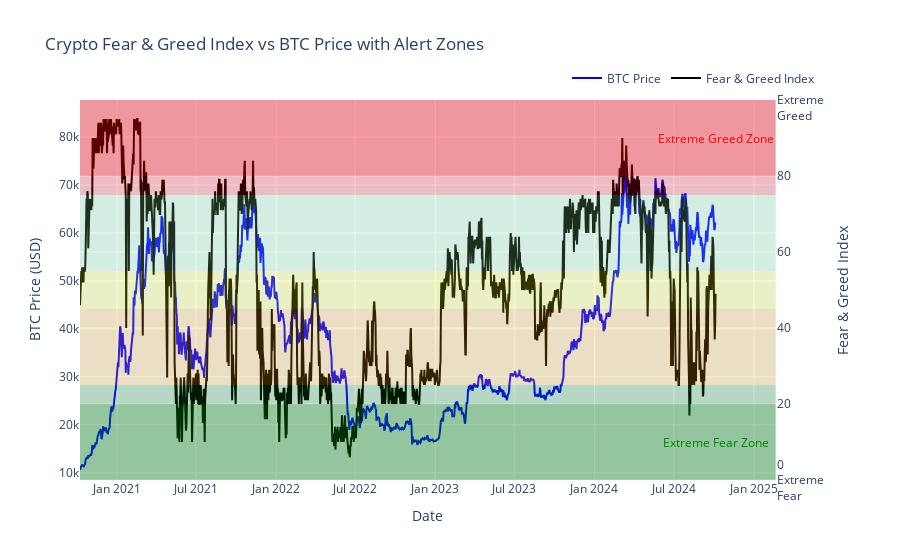

Notebook cell for this chart:
### Code cell
def plot_data_with_fear_greed_alerts(merged_df, symbol):
    # Sort the dataframe by date
    merged_df = merged_df.sort_values('date')

    # Create figure with secondary y-axis
    fig = make_subplots(specs=[[{"secondary_y": True}]])

    # Add cryptocurrency price trace
    fig.add_trace(
        go.Scatter(x=merged_df['date'], y=merged_df['daily_avg_price'], name=f"{symbol} Price", line=dict(color='blue')),
        secondary_y=False,
    )

    # Add Fear & Greed Index trace
    fig.add_trace(
        go.Scatter(x=merged_df['date'], y=merged_df['value'], name="Fear & Greed Index", line=dict(color='black', width=2)),
        secondary_y=True,
    )

    # Add colored background for different index ranges
    fig.add_hrect(y0=0, y1=25, line_width=0, fillcolor="green", opacity=0.2, secondary_y=True)
    fig.add_hrect(y0=25, y1=45, line_width=0, fillcolor="orange", opacity=0.2, secondary_y=True)
    fig.add_hrect(y0=45, y1=55, line_width=0, fillcolor="yellow", opacity=0.2, secondary_y=True)
    fig.add_hrect(y0=55, y1=75, line_width=0, fillcolor="lightgreen", opacity=0.2, secondary_y=True)
    fig.add_hrect(y0=75, y1=100, line_width=0, fillcolor="red", opacity=0.2, secondary_y=True)

    # Add alert zones
    fig.add_hrect(y0=0, y1=20, line_width=0, fillcolor="green", opacity=0.2, secondary_y=True)
    fig.add_hrect(y0=80, y1=100, line_width=0, fillcolor="red", opacity=0.2, secondary_y=True)

    # Add annotations for alert zones
    fig.add_annotation(x=merged_df['date'].iloc[-1], y=10, text="Extreme Fear Zone", showarrow=False, font=dict(color="green"), yref="y2")
    fig.add_annotation(x=merged_df['date'].iloc[-1], y=90, text="Extreme Greed Zone", showarrow=False, font=dict(color="red"), yref="y2")

    # Update layout
    fig.update_layout(
        title_text=f"Crypto Fear & Greed Index vs {symbol} Price with Alert Zones",
        xaxis_title="Date",
        yaxis_title=f"{symbol} Price (USD)",
        yaxis2_title="Fear & Greed Index",
        legend=dict(orientation="h", yanchor="bottom", y=1.02, xanchor="right", x=1),
        hovermode="x unified"
    )

    # Update y-axes ranges
    fig.update_yaxes(range=[merged_df['daily_avg_price'].min() * 0.8, merged_df['daily_avg_price'].max() * 1.2], secondary_y=False)
    fig.update_yaxes(range=[0, 100], tickvals=[0, 20, 40, 60, 80, 100],
                     ticktext=['0<br>Extreme<br>Fear', '20', '40', '60', '80', '100<br>Extreme<br>Greed'],
                     secondary_y=True)

    return fig

### Figure 1 — Plotly figure (JSON) as saved in the notebook; plotly's stock layout.template omitted (floating-point values rounded to 4 significant figures; data arrays with more than 128 entries replaced by an {"elided": "..."} marker saying what was removed)
{"data": [{"line": {"color": "blue"}, "name": "BTC Price", "type": "scatter", "x": {"elided": "1459 str values"}, "xaxis": "x", "y": {"elided": "1459 float values"}, "yaxis": "y"}, {"line": {"color": "black", "width": 2}, "name": "Fear & Greed Index", "type": "scatter", "x": {"elided": "1459 str values"}, "xaxis": "x", "y": {"elided": "1459 int values"}, "yaxis": "y2"}], "layout": {"annotations": [{"font": {"color": "green"}, "showarrow": false, "text": "Extreme Fear Zone", "x": "2024-10-05", "y": 10, "yref": "y2"}, {"font": {"color": "red"}, "showarrow": false, "text": "Extreme Greed Zone", "x": "2024-10-05", "y": 90, "yref": "y2"}], "hovermode": "x unified", "legend": {"orientation": "h", "x": 1, "xanchor": "right", "y": 1.02, "yanchor": "bottom"}, "shapes": [{"fillcolor": "green", "line": {"width": 0}, "opacity": 0.2, "type": "rect", "x0": 0, "x1": 1, "xref": "x domain", "y0": 0, "y1": 25, "yref": "y2"}, {"fillcolor": "orange", "line": {"width": 0}, "opacity": 0.2, "type": "rect", "x0": 0, "x1": 1, "xref": "x domain", "y0": 25, "y1": 45, "yref": "y2"}, {"fillcolor": "yellow", "line": {"width": 0}, "opacity": 0.2, "type": "rect", "x0": 0, "x1": 1, "xref": "x domain", "y0": 45, "y1": 55, "yref": "y2"}, {"fillcolor": "lightgreen", "line": {"width": 0}, "opacity": 0.2, "type": "rect", "x0": 0, "x1": 1, "xref": "x domain", "y0": 55, "y1": 75, "yref": "y2"}, {"fillcolor": "red", "line": {"width": 0}, "opacity": 0.2, "type": "rect", "x0": 0, "x1": 1, "xref": "x domain", "y0": 75, "y1": 100, "yref": "y2"}, {"fillcolor": "green", "line": {"width": 0}, "opacity": 0.2, "type": "rect", "x0": 0, "x1": 1, "xref": "x domain", "y0": 0, "y1": 20, "yref": "y2"}, {"fillcolor": "red", "line": {"width": 0}, "opacity": 0.2, "type": "rect", "x0": 0, "x1": 1, "xref": "x domain", "y0": 80, "y1": 100, "yref": "y2"}], "title": {"text": "Crypto Fear & Greed Index vs BTC Price with Alert Zones"}, "xaxis": {"anchor": "y", "domain": [0, 0.94], "title": {"text": "Date"}}, "yaxis": {"anchor": "x", "domain": [0, 1], "range": [8483.0, 87740.0], "title": {"text": "BTC Price (USD)"}}, "yaxis2": {"anchor": "x", "overlaying": "y", "range": [0, 100], "side": "right", "ticktext": ["0<br>Extreme<br>Fear", "20", "40", "60", "80", "100<br>Extreme<br>Greed"], "tickvals": [0, 20, 40, 60, 80, 100], "title": {"text": "Fear & Greed Index"}}}}
